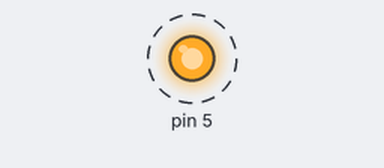
Bench run of a sketch on a simulated Arduino Uno, built with avr-gcc and run on an emulated ATmega328P. Parts: output pins drawn as LEDs (lit = HIGH). Dashed ring = blinking.

Above: at 0.5 s.
Timing chart, 0 to 4.6 s (numbered marks = the images above):
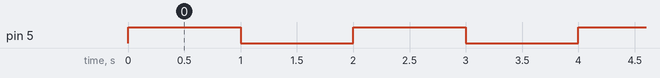

The sketch:

testArduino.ino
```cpp
void setup(){
  pinMode(5, OUTPUT);
}

void loop(){
  for (int i = 1; i <= 10; i = i + (1)) {
    digitalWrite(5,HIGH);
    delay(1000);
    digitalWrite(5,LOW);
    delay(1000);
  }

}
```

Measured:
- by itself, pin 5: alternates HIGH for 1.0 s and LOW for 1.0 s
